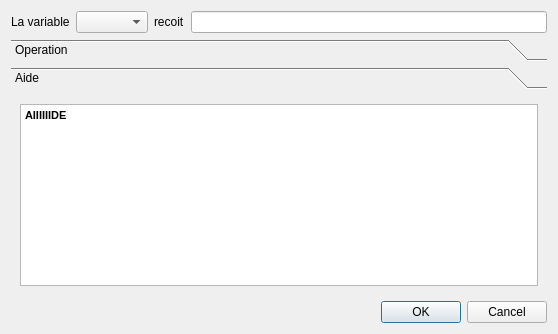
<?xml version="1.0" encoding="UTF-8"?>
<ui version="4.0">
 <class>Affectation</class>
 <widget class="QDialog" name="Affectation">
  <property name="geometry">
   <rect>
    <x>0</x>
    <y>0</y>
    <width>558</width>
    <height>334</height>
   </rect>
  </property>
  <property name="windowTitle">
   <string>Dialog</string>
  </property>
  <layout class="QGridLayout" name="gridLayout_2">
   <item row="1" column="0" colspan="2">
    <widget class="QToolBox" name="TableOperation">
     <property name="currentIndex">
      <number>1</number>
     </property>
     <widget class="QWidget" name="page">
      <property name="geometry">
       <rect>
        <x>0</x>
        <y>0</y>
        <width>540</width>
        <height>205</height>
       </rect>
      </property>
      <attribute name="label">
       <string>Operation</string>
      </attribute>
      <layout class="QGridLayout" name="gridLayout_6">
       <item row="0" column="0">
        <widget class="QGroupBox" name="groupBox">
         <property name="title">
          <string>Commandes</string>
         </property>
         <layout class="QGridLayout" name="gridLayout_3">
          <item row="0" column="0">
           <widget class="QListView" name="listeFonction"/>
          </item>
         </layout>
        </widget>
       </item>
       <item row="0" column="1">
        <widget class="QGroupBox" name="groupBox_2">
         <property name="title">
          <string>Variables declarées</string>
         </property>
         <layout class="QGridLayout" name="gridLayout_5">
          <item row="0" column="0">
           <widget class="QListView" name="variabledeclarer"/>
          </item>
         </layout>
        </widget>
       </item>
      </layout>
     </widget>
     <widget class="QWidget" name="page_2">
      <property name="geometry">
       <rect>
        <x>0</x>
        <y>0</y>
        <width>540</width>
        <height>205</height>
       </rect>
      </property>
      <attribute name="label">
       <string>Aide</string>
      </attribute>
      <layout class="QGridLayout" name="gridLayout_4">
       <item row="0" column="0">
        <widget class="QTextEdit" name="aide">
         <property name="html">
          <string>&lt;!DOCTYPE HTML PUBLIC &quot;-//W3C//DTD HTML 4.0//EN&quot; &quot;http://www.w3.org/TR/REC-html40/strict.dtd&quot;&gt;
&lt;html&gt;&lt;head&gt;&lt;meta name=&quot;qrichtext&quot; content=&quot;1&quot; /&gt;&lt;style type=&quot;text/css&quot;&gt;
p, li { white-space: pre-wrap; }
&lt;/style&gt;&lt;/head&gt;&lt;body style=&quot; font-family:'MS Shell Dlg 2'; font-size:8.25pt; font-weight:400; font-style:normal;&quot;&gt;
&lt;p style=&quot; margin-top:0px; margin-bottom:0px; margin-left:0px; margin-right:0px; -qt-block-indent:0; text-indent:0px;&quot;&gt;&lt;span style=&quot; font-size:8pt; font-weight:600;&quot;&gt;AIIIIIIDE&lt;/span&gt;&lt;/p&gt;
&lt;p style=&quot;-qt-paragraph-type:empty; margin-top:0px; margin-bottom:0px; margin-left:0px; margin-right:0px; -qt-block-indent:0; text-indent:0px; font-size:8pt;&quot;&gt;&lt;br /&gt;&lt;/p&gt;&lt;/body&gt;&lt;/html&gt;</string>
         </property>
        </widget>
       </item>
      </layout>
     </widget>
    </widget>
   </item>
   <item row="2" column="0">
    <spacer name="horizontalSpacer">
     <property name="orientation">
      <enum>Qt::Horizontal</enum>
     </property>
     <property name="sizeHint" stdset="0">
      <size>
       <width>264</width>
       <height>20</height>
      </size>
     </property>
    </spacer>
   </item>
   <item row="2" column="1">
    <widget class="QDialogButtonBox" name="buttonBox">
     <property name="standardButtons">
      <set>QDialogButtonBox::Cancel|QDialogButtonBox::Ok</set>
     </property>
    </widget>
   </item>
   <item row="0" column="0" colspan="2">
    <layout class="QGridLayout" name="gridLayout">
     <item row="0" column="0">
      <widget class="QLabel" name="label">
       <property name="text">
        <string>La variable</string>
       </property>
      </widget>
     </item>
     <item row="0" column="1">
      <widget class="QComboBox" name="var"/>
     </item>
     <item row="0" column="2">
      <widget class="QLabel" name="label_2">
       <property name="text">
        <string>recoit</string>
       </property>
      </widget>
     </item>
     <item row="0" column="3">
      <widget class="QLineEdit" name="expression"/>
     </item>
    </layout>
   </item>
  </layout>
 </widget>
 <resources/>
 <connections/>
</ui>
